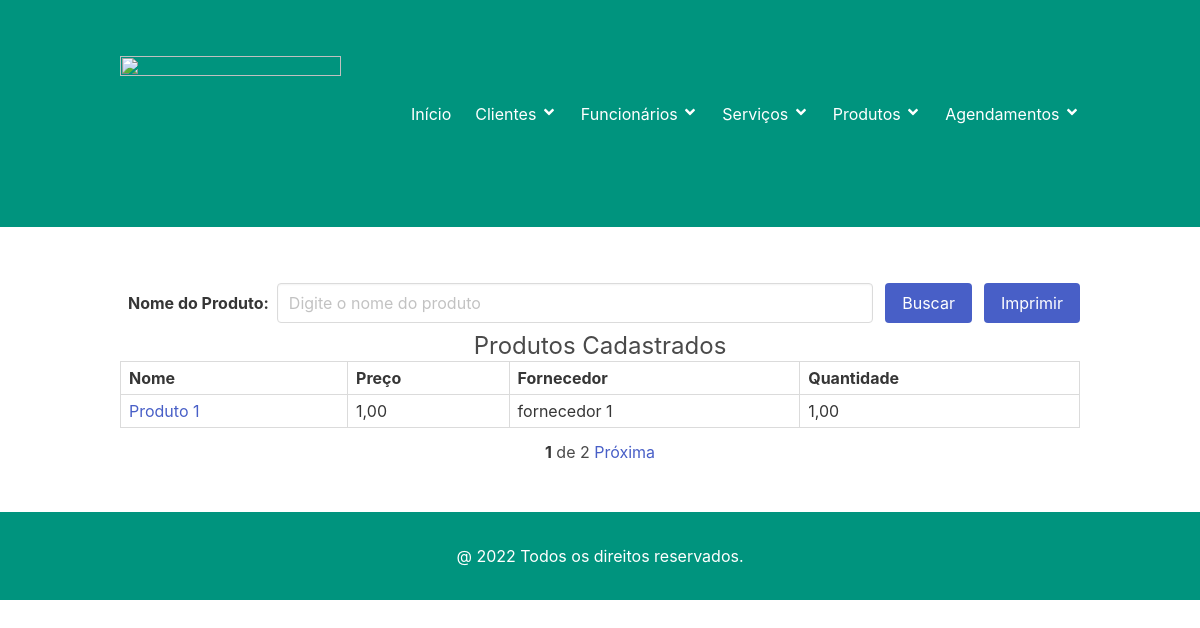
Screenshot of /produto with the database file from the repository.
### produto/models.py (models this page shows, shortened)
class Produto(models.Model):
    nome = models.CharField('Nome', max_length=50, help_text='Nome do Produto')
    preco = models.DecimalField('Preço', max_digits=6, decimal_places=2, help_text='Preço do produto')
    fornecedor = models.CharField('Fornecedor', max_length=50, help_text='Nome do Fornecedor')
    quantidade = models.DecimalField('Quantidade', max_digits=5, decimal_places=2, help_text='Quantidade em estoque do produto')
    class Meta:
        verbose_name = 'Produto'
        verbose_name_plural = 'Produto'
        ordering = ['nome', ]

### produto/views.py (the view)
# urls.py: path('produto', ProdutoView.as_view(), name='produto')
class ProdutoView(ListView):
    model = Produto
    template_name = 'produto.html'
    def get_queryset(self, *args, **kwargs):
        buscar = self.request.GET.get('buscar')
        qs = super(ProdutoView, self).get_queryset(*args, **kwargs)
        if buscar:
            qs = qs.filter(nome__icontains=buscar)
        paginator = Paginator(qs, 1)
        listagem = paginator.get_page(self.request.GET.get('page'))
        return listagem
    def get(self, *args, **kwargs):
        if self.request.GET.get('imprimir') == 'pdf':
            html_pdf = HtmlToPdf(arquivo='produto_pdf', qs=self.get_queryset())
            return html_pdf.response
        else:
            return super(ProdutoView, self).get(*args, **kwargs)

### produto/templates/produto.html (shortened to what this page needs)
{% extends "base.html" %}
{% load static %}
{% block content %}
<section class="section has-backgroud-link-light">
    <div class="container">
       <form id="formListaProdutos" action="" method="GET">
            <div class="field is-grouped is-flex is-align-items-center is-flex-wrap-wrap">
                <label class="label p-2 mt-2">Nome do Produto: </label>
                <div class="control is-expanded">
                    <input class="input" type="text" name="buscar" value="{{request.GET.buscar}}"
                           placeholder="Digite o nome do produto">
                </div>
                <div class="control">
                    <button type="button" class="button is-link" onclick="geraPdf('', 'formListaProdutos')">
                        Buscar
                    </button>
                </div>
                {% if object_list %}
                <div class="control">
                    <button type="button" class="button is-link" onclick="geraPdf('pdf', 'formListaProdutos');">
                        Imprimir
                    </button>
                </div>
                {% endif %}
            </div>
        </form>
        {% if object_list %}
        <div style="text-align: center"><h1 class="subtitle is-size-4">Produtos Cadastrados</h1></div>
        <div class="table">
            <table class="table is-table is-bordered is-striped is-narrow is-hoverable is-fullwidth">
                <tr>
                    <th class="has-text-center">Nome</th>
                    <th class="has-text-center">Preço</th>
                    <th class="has-text-center">Fornecedor</th>
                    <th class="has-text-center">Quantidade</th>
                </tr>
                <tbody>
                {% for produto in object_list %}
                <tr>
                    <td><a href="#" data-toogle="modal" class="modal-target"
                           data-bulma-modal="modal{{produto.id}}" id="modal{{produto.id}}">
                        {{produto.nome}}
                    </a></td>
                    <td>{{produto.preco}}</td>
                    <td>{{produto.fornecedor}}</td>
                    <td>{{produto.quantidade}}</td>
                </tr>
                {% endfor %}
                </tbody>
            </table>
        </div>
      {% else %}
          <h2> Não existe produtos cadastrados!</h2>
      {% endif %}
    </div>
    <div class="mt-3" style="text-align: center">
        <span class="step-links">
            <span class="current">
                <strong>{{ object_list.number }}</strong> de {{ object_list.paginator.num_pages }}
            </span>
            {% if object_list.has_next %}
            <a href="?page={{ object_list.next_page_number }}">Próxima</a>
            {% endif %}
        </span>
    </div>
</section>
{% endblock %}

### rows the page displays
Produto: nome "Produto 1", preco "1,00", fornecedor "fornecedor 1", quantidade "1,00"

### other values shown
{{ object_list.number }} "1"
{{ object_list.paginator.num_pages }} "2"
